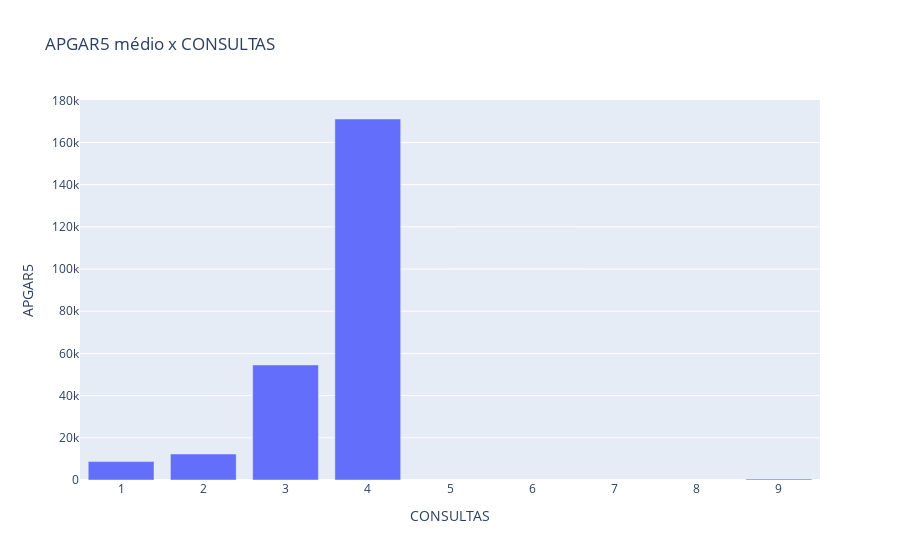

The cell this chart's notebook holds for it:
### Code cell
sinasc_grp = sinasc.groupby('CONSULTAS').agg({'APGAR5':np.sum}).reset_index()
px.bar(sinasc_grp, x='CONSULTAS', y='APGAR5', title= 'APGAR5 médio x CONSULTAS')

### Figure 1 — Plotly figure (JSON) as saved in the notebook; plotly's stock layout.template omitted (floating-point values rounded to 4 significant figures)
{"data": [{"alignmentgroup": "True", "hovertemplate": "CONSULTAS=%{x}<br>APGAR5=%{y}<extra></extra>", "legendgroup": "", "marker": {"color": "#636efa", "pattern": {"shape": ""}}, "name": "", "offsetgroup": "", "orientation": "v", "showlegend": false, "textposition": "auto", "type": "bar", "x": [1, 2, 3, 4, 9], "xaxis": "x", "y": [8730, 12309, 54533, 171134, 443], "yaxis": "y"}], "layout": {"barmode": "relative", "legend": {"tracegroupgap": 0}, "title": {"text": "APGAR5 médio x CONSULTAS"}, "xaxis": {"anchor": "y", "domain": [0, 1], "title": {"text": "CONSULTAS"}}, "yaxis": {"anchor": "x", "domain": [0, 1], "title": {"text": "APGAR5"}}}}
